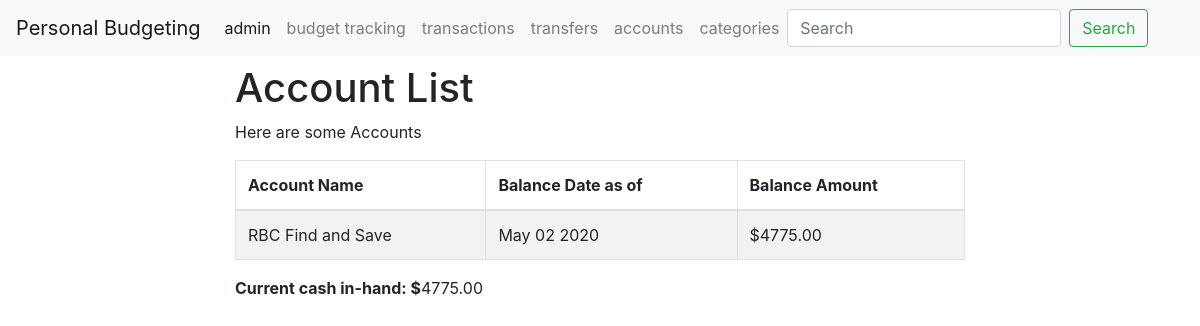
The page /accounts/ on the database as committed earlier.
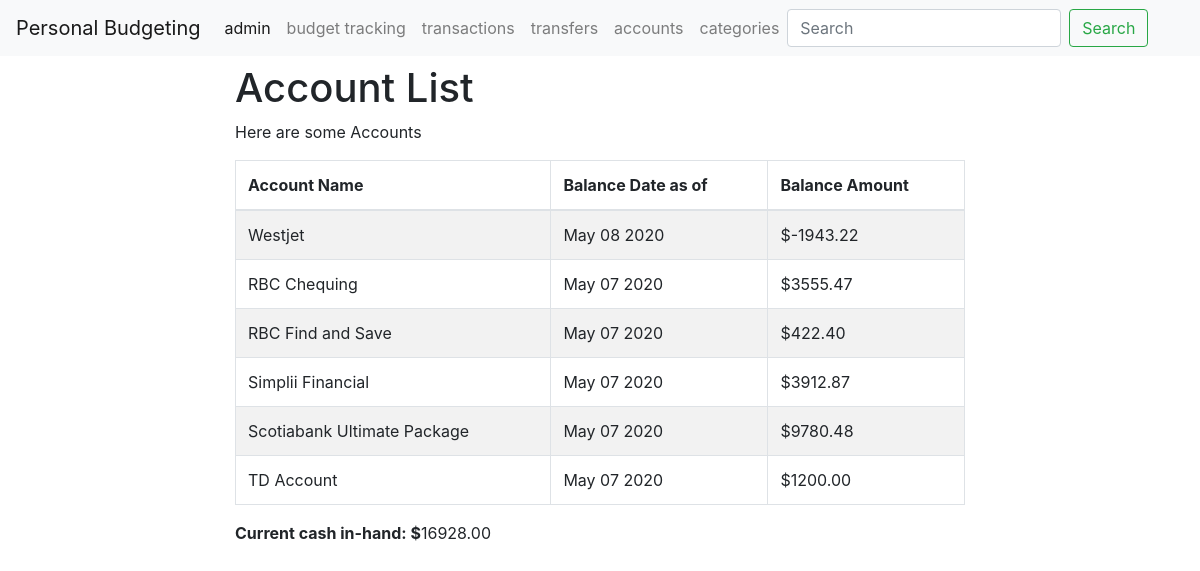
The same page on the database as committed later.
### accounts/models.py (models this page shows, shortened)
class Account(models.Model):
    account_name = models.CharField (max_length = 200)
    account_type = models.CharField (max_length = 200)
    initial_balance = models.FloatField()
    date = models.DateTimeField()

### accounts/views.py (the view)
# urls.py: path('', views.index, name='accounts-index'),
def index(request):
    total_cash = 0
    template = loader.get_template ('accounts/index.html')
    account_list = AccountBalance.objects.values_list('account__account_name', flat=True).distinct()
    latest_account = []
    for account in account_list:
        latest_account.append(AccountBalance.objects.filter(account__account_name=account).values ('account__account_name', 'balance', 'balance_date').latest('balance_date'))
    print (latest_account)
    for account in latest_account:
        total_cash= account['balance'] + total_cash
    print (total_cash)
    context = {
          'latest_account': latest_account,
          'total_cash': total_cash,
       }
    return HttpResponse(template.render(context, request))

### templates/accounts/index.html
{% extends 'base.html' %}
{% block content %}
<div class="container">
      <div class="row justify-content-center">
        <div class="col-8">
          <h1 class="mt-2">Account List</h1>
<p> Here are some Accounts</p>
<table class="table table-striped table-bordered">
<thead>
<tr>
<th scope="col">Account Name</th>
<th scope="col">Balance Date as of</th>
<th scope="col">Balance Amount</th>
</thead>
<tbody>
{% if latest_account %}
    {% for account in  latest_account  %}
        <tr>
        <td>{{account.account__account_name}}</td>
        <td>{{account.balance_date| date:'F d Y'}}</td>
        <td>${{ account.balance|floatformat:2 }}</td>
    {% endfor %}
{% else %}
    Nothing available
{% endif %}
</tbody>
</table>
<p><strong>Current cash in-hand: $</strong>{{total_cash|floatformat:2 }}
</div>
</div>
</div>
{% endblock %}

Rows that differ between the two databases and show on the page:
now on this page (row edited): Account: account__account_name "Westjet", balance_date "May 08 2020", balance "-1943.22"
now on this page (row edited): Account: account__account_name "RBC Chequing", balance_date "May 07 2020", balance "3555.47"
changed Account "RBC Find and Save": balance_date "May 02 2020" → "May 07 2020"; balance "4775.00" → "422.40"
now on this page (row edited): Account: account__account_name "Simplii Financial", balance_date "May 07 2020", balance "3912.87"
now on this page (row edited): Account: account__account_name "Scotiabank Ultimate Package", balance_date "May 07 2020", balance "9780.48"
now on this page (row unchanged): Account: account__account_name "TD Account", balance_date "May 07 2020", balance "1200.00"
Other text that changed with them:
{{ total_cash|floatformat:2 }}: "4775.00" → "16928.00"
